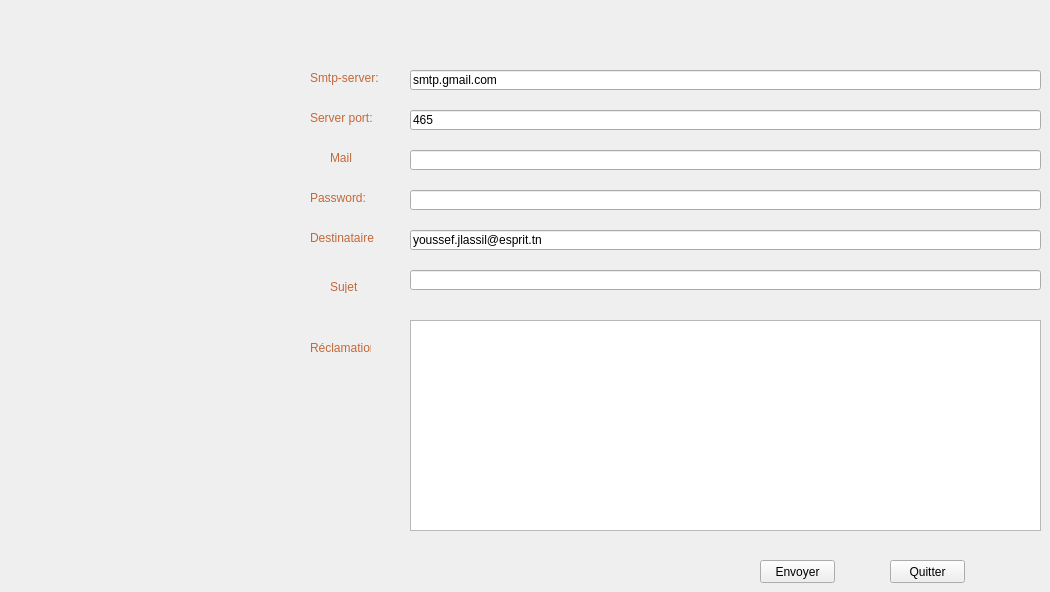
      <widget class="QWidget" name="tab_4">
       <attribute name="title">
        <string>Send mail</string>
       </attribute>
       <widget class="QLabel" name="label_3">
        <property name="geometry">
         <rect>
          <x>310</x>
          <y>70</y>
          <width>81</width>
          <height>16</height>
         </rect>
        </property>
        <property name="text">
         <string>&lt;html&gt;&lt;head/&gt;&lt;body&gt;&lt;p&gt;&lt;span style=&quot; color:#c3683a;&quot;&gt;Smtp-server:&lt;/span&gt;&lt;/p&gt;&lt;/body&gt;&lt;/html&gt;</string>
        </property>
       </widget>
       <widget class="QLineEdit" name="server">
        <property name="geometry">
         <rect>
          <x>410</x>
          <y>70</y>
          <width>631</width>
          <height>20</height>
         </rect>
        </property>
        <property name="text">
         <string>smtp.gmail.com</string>
        </property>
       </widget>
       <widget class="QLineEdit" name="port">
        <property name="geometry">
         <rect>
          <x>410</x>
          <y>110</y>
          <width>631</width>
          <height>20</height>
         </rect>
        </property>
        <property name="text">
         <string>465</string>
        </property>
       </widget>
       <widget class="QLabel" name="label_10">
        <property name="geometry">
         <rect>
          <x>310</x>
          <y>110</y>
          <width>71</width>
          <height>16</height>
         </rect>
        </property>
        <property name="text">
         <string>&lt;html&gt;&lt;head/&gt;&lt;body&gt;&lt;p&gt;&lt;span style=&quot; color:#c3683a;&quot;&gt;Server port:&lt;/span&gt;&lt;/p&gt;&lt;/body&gt;&lt;/html&gt;</string>
        </property>
       </widget>
       <widget class="QLabel" name="label_12">
        <property name="geometry">
         <rect>
          <x>330</x>
          <y>150</y>
          <width>61</width>
          <height>16</height>
         </rect>
        </property>
        <property name="text">
         <string>&lt;html&gt;&lt;head/&gt;&lt;body&gt;&lt;p&gt;&lt;span style=&quot; color:#c3683a;&quot;&gt;Mail&lt;/span&gt;&lt;/p&gt;&lt;/body&gt;&lt;/html&gt;</string>
        </property>
       </widget>
       <widget class="QLineEdit" name="uname">
        <property name="geometry">
         <rect>
          <x>410</x>
          <y>150</y>
          <width>631</width>
          <height>20</height>
         </rect>
        </property>
       </widget>
       <widget class="QLabel" name="label_13">
        <property name="geometry">
         <rect>
          <x>310</x>
          <y>190</y>
          <width>61</width>
          <height>16</height>
         </rect>
        </property>
        <property name="text">
         <string>&lt;html&gt;&lt;head/&gt;&lt;body&gt;&lt;p&gt;&lt;span style=&quot; color:#c3683a;&quot;&gt;Password:&lt;/span&gt;&lt;/p&gt;&lt;/body&gt;&lt;/html&gt;</string>
        </property>
       </widget>
       <widget class="QLineEdit" name="paswd">
        <property name="geometry">
         <rect>
          <x>410</x>
          <y>190</y>
          <width>631</width>
          <height>20</height>
         </rect>
        </property>
        <property name="echoMode">
         <enum>QLineEdit::Password</enum>
        </property>
       </widget>
       <widget class="QLabel" name="label_14">
        <property name="geometry">
         <rect>
          <x>310</x>
          <y>230</y>
          <width>71</width>
          <height>16</height>
         </rect>
        </property>
        <property name="text">
         <string>&lt;html&gt;&lt;head/&gt;&lt;body&gt;&lt;p&gt;&lt;span style=&quot; color:#c3683a;&quot;&gt;Destinataire&lt;/span&gt;&lt;/p&gt;&lt;/body&gt;&lt;/html&gt;</string>
        </property>
       </widget>
       <widget class="QLineEdit" name="rcpt">
        <property name="geometry">
         <rect>
          <x>410</x>
          <y>230</y>
          <width>631</width>
          <height>20</height>
         </rect>
        </property>
        <property name="text">
         <string>youssef.jlassil@esprit.tn</string>
        </property>
       </widget>
       <widget class="QLineEdit" name="subject">
        <property name="geometry">
         <rect>
          <x>410</x>
          <y>270</y>
          <width>631</width>
          <height>20</height>
         </rect>
        </property>
       </widget>
       <widget class="QLabel" name="label_15">
        <property name="geometry">
         <rect>
          <x>330</x>
          <y>280</y>
          <width>47</width>
          <height>13</height>
         </rect>
        </property>
        <property name="text">
         <string>&lt;html&gt;&lt;head/&gt;&lt;body&gt;&lt;p&gt;&lt;span style=&quot; color:#c3683a;&quot;&gt;Sujet&lt;/span&gt;&lt;/p&gt;&lt;/body&gt;&lt;/html&gt;</string>
        </property>
       </widget>
       <widget class="QPlainTextEdit" name="msg">
        <property name="geometry">
         <rect>
          <x>410</x>
          <y>320</y>
          <width>631</width>
          <height>211</height>
         </rect>
        </property>
        <property name="plainText">
         <string/>
        </property>
       </widget>
       <widget class="QLabel" name="label_16">
        <property name="geometry">
         <rect>
          <x>310</x>
          <y>340</y>
          <width>61</width>
          <height>16</height>
         </rect>
        </property>
        <property name="text">
         <string>&lt;html&gt;&lt;head/&gt;&lt;body&gt;&lt;p&gt;&lt;span style=&quot; color:#c3683a;&quot;&gt;Réclamation&lt;/span&gt;&lt;/p&gt;&lt;/body&gt;&lt;/html&gt;</string>
        </property>
       </widget>
       <widget class="QPushButton" name="sendBtn">
        <property name="geometry">
         <rect>
          <x>760</x>
          <y>560</y>
          <width>75</width>
          <height>23</height>
         </rect>
        </property>
        <property name="text">
         <string>Envoyer</string>
        </property>
       </widget>
       <widget class="QPushButton" name="exitBtn">
        <property name="geometry">
         <rect>
          <x>890</x>
          <y>560</y>
          <width>75</width>
          <height>23</height>
         </rect>
        </property>
        <property name="text">
         <string>Quitter</string>
        </property>
       </widget>
      </widget>
